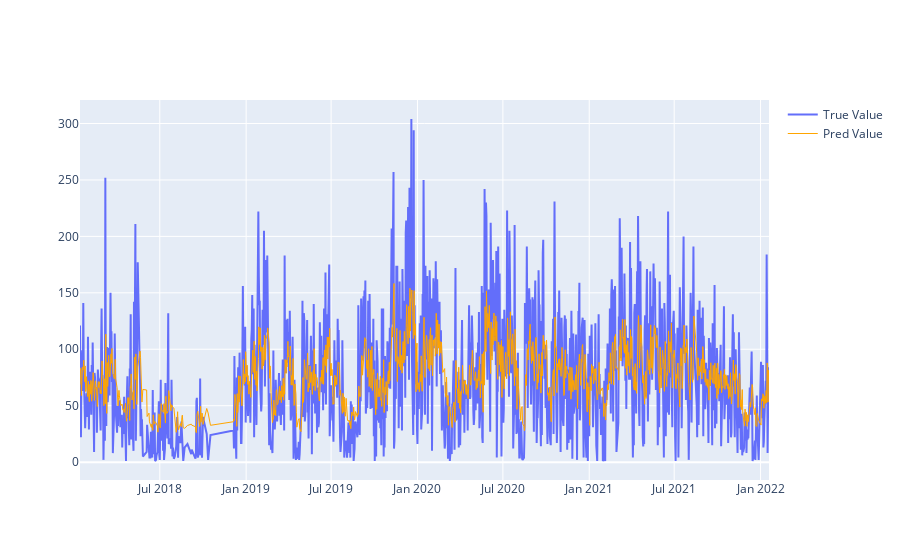

Notebook code cell kept with this figure:
### Code cell
fig.show()

### Figure 1 — Plotly figure (JSON) as saved in the notebook; plotly's stock layout.template omitted (floating-point values rounded to 4 significant figures; data arrays with more than 128 entries replaced by an {"elided": "..."} marker saying what was removed)
{"data": [{"name": "True Value", "type": "scatter", "x": {"elided": "1273 str values"}, "y": {"elided": "1273 int values"}}, {"line": {"color": "orange", "width": 1}, "name": "Pred Value", "type": "scatter", "x": {"elided": "1273 str values"}, "y": {"elided": "1273 float values"}}], "layout": {}}
